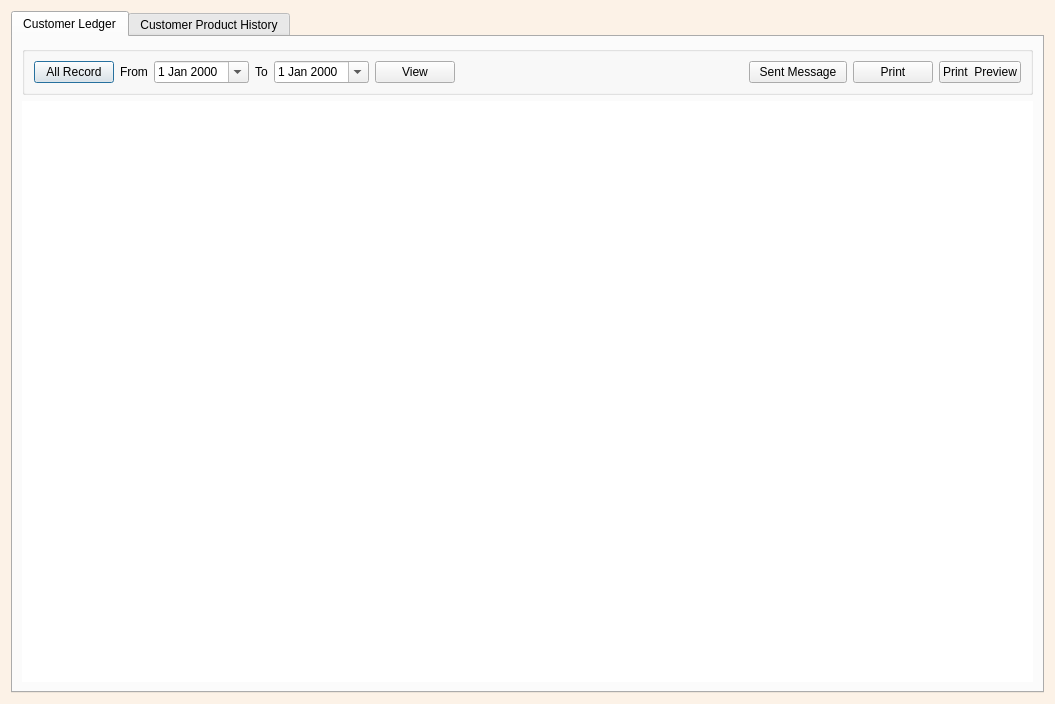
<?xml version="1.0" encoding="UTF-8"?>
<ui version="4.0">
 <class>Dialog</class>
 <widget class="QDialog" name="Dialog">
  <property name="windowModality">
   <enum>Qt::ApplicationModal</enum>
  </property>
  <property name="geometry">
   <rect>
    <x>0</x>
    <y>0</y>
    <width>1055</width>
    <height>704</height>
   </rect>
  </property>
  <property name="windowTitle">
   <string>Dialog</string>
  </property>
  <property name="styleSheet">
   <string notr="true">QDialog#Dialog{
background-color: rgb(252, 242, 231);
}</string>
  </property>
  <layout class="QGridLayout" name="gridLayout_3">
   <item row="0" column="0">
    <widget class="QTabWidget" name="tabWidget">
     <property name="currentIndex">
      <number>0</number>
     </property>
     <widget class="QWidget" name="tab">
      <attribute name="title">
       <string>Customer Ledger</string>
      </attribute>
      <layout class="QGridLayout" name="gridLayout_4">
       <item row="0" column="0">
        <widget class="QGroupBox" name="groupBox">
         <property name="title">
          <string/>
         </property>
         <layout class="QGridLayout" name="gridLayout_2">
          <item row="0" column="0">
           <layout class="QHBoxLayout" name="horizontalLayout_3">
            <item>
             <layout class="QGridLayout" name="gridLayout">
              <item row="0" column="3">
               <layout class="QHBoxLayout" name="horizontalLayout_2">
                <item>
                 <widget class="QLabel" name="label_2">
                  <property name="text">
                   <string>To</string>
                  </property>
                 </widget>
                </item>
                <item>
                 <widget class="QDateEdit" name="tod">
                  <property name="calendarPopup">
                   <bool>true</bool>
                  </property>
                 </widget>
                </item>
               </layout>
              </item>
              <item row="0" column="2">
               <layout class="QHBoxLayout" name="horizontalLayout">
                <item>
                 <widget class="QPushButton" name="alld">
                  <property name="text">
                   <string>All Record</string>
                  </property>
                 </widget>
                </item>
                <item>
                 <widget class="QLabel" name="label">
                  <property name="text">
                   <string>From</string>
                  </property>
                 </widget>
                </item>
                <item>
                 <widget class="QDateEdit" name="fromd">
                  <property name="calendarPopup">
                   <bool>true</bool>
                  </property>
                 </widget>
                </item>
               </layout>
              </item>
              <item row="0" column="4">
               <widget class="QPushButton" name="viewb">
                <property name="text">
                 <string>View</string>
                </property>
               </widget>
              </item>
             </layout>
            </item>
            <item>
             <widget class="QLabel" name="label_3">
              <property name="text">
               <string/>
              </property>
             </widget>
            </item>
            <item>
             <spacer name="horizontalSpacer">
              <property name="orientation">
               <enum>Qt::Horizontal</enum>
              </property>
              <property name="sizeHint" stdset="0">
               <size>
                <width>40</width>
                <height>20</height>
               </size>
              </property>
             </spacer>
            </item>
            <item>
             <widget class="QPushButton" name="msgb">
              <property name="text">
               <string>  Sent Message  </string>
              </property>
             </widget>
            </item>
            <item>
             <widget class="QPushButton" name="print2">
              <property name="text">
               <string>Print</string>
              </property>
             </widget>
            </item>
            <item>
             <widget class="QPushButton" name="printb">
              <property name="text">
               <string>Print  Preview</string>
              </property>
             </widget>
            </item>
           </layout>
          </item>
         </layout>
        </widget>
       </item>
       <item row="1" column="0">
        <widget class="QTextEdit" name="textEdit">
         <property name="styleSheet">
          <string notr="true">
border:none;</string>
         </property>
         <property name="horizontalScrollBarPolicy">
          <enum>Qt::ScrollBarAlwaysOff</enum>
         </property>
         <property name="readOnly">
          <bool>true</bool>
         </property>
        </widget>
       </item>
      </layout>
     </widget>
     <widget class="QWidget" name="tab_2">
      <attribute name="title">
       <string>Customer Product History</string>
      </attribute>
      <layout class="QGridLayout" name="gridLayout_7">
       <item row="0" column="0">
        <widget class="QGroupBox" name="groupBox_2">
         <property name="title">
          <string/>
         </property>
         <layout class="QGridLayout" name="gridLayout_5">
          <item row="0" column="0">
           <layout class="QHBoxLayout" name="horizontalLayout_4">
            <item>
             <layout class="QGridLayout" name="gridLayout_6">
              <item row="0" column="3">
               <layout class="QHBoxLayout" name="horizontalLayout_5">
                <item>
                 <widget class="QLabel" name="label_4">
                  <property name="text">
                   <string>To</string>
                  </property>
                 </widget>
                </item>
                <item>
                 <widget class="QDateEdit" name="tod_2">
                  <property name="calendarPopup">
                   <bool>true</bool>
                  </property>
                 </widget>
                </item>
               </layout>
              </item>
              <item row="0" column="2">
               <layout class="QHBoxLayout" name="horizontalLayout_6">
                <item>
                 <widget class="QPushButton" name="alld_2">
                  <property name="text">
                   <string>All Record</string>
                  </property>
                 </widget>
                </item>
                <item>
                 <widget class="QLabel" name="label_5">
                  <property name="text">
                   <string>From</string>
                  </property>
                 </widget>
                </item>
                <item>
                 <widget class="QDateEdit" name="fromd_2">
                  <property name="calendarPopup">
                   <bool>true</bool>
                  </property>
                 </widget>
                </item>
               </layout>
              </item>
              <item row="0" column="4">
               <widget class="QPushButton" name="viewb_2">
                <property name="text">
                 <string>View</string>
                </property>
               </widget>
              </item>
             </layout>
            </item>
            <item>
             <widget class="QLabel" name="label_6">
              <property name="text">
               <string/>
              </property>
             </widget>
            </item>
            <item>
             <spacer name="horizontalSpacer_2">
              <property name="orientation">
               <enum>Qt::Horizontal</enum>
              </property>
              <property name="sizeHint" stdset="0">
               <size>
                <width>40</width>
                <height>20</height>
               </size>
              </property>
             </spacer>
            </item>
            <item>
             <widget class="QPushButton" name="print2_2">
              <property name="text">
               <string>Print</string>
              </property>
             </widget>
            </item>
            <item>
             <widget class="QPushButton" name="printb_2">
              <property name="text">
               <string>Print  Preview</string>
              </property>
             </widget>
            </item>
           </layout>
          </item>
         </layout>
        </widget>
       </item>
       <item row="1" column="0">
        <widget class="QTextEdit" name="textEdit_2">
         <property name="styleSheet">
          <string notr="true">
border:none;</string>
         </property>
         <property name="horizontalScrollBarPolicy">
          <enum>Qt::ScrollBarAlwaysOff</enum>
         </property>
         <property name="readOnly">
          <bool>true</bool>
         </property>
        </widget>
       </item>
      </layout>
     </widget>
    </widget>
   </item>
  </layout>
 </widget>
 <resources/>
 <connections/>
</ui>
